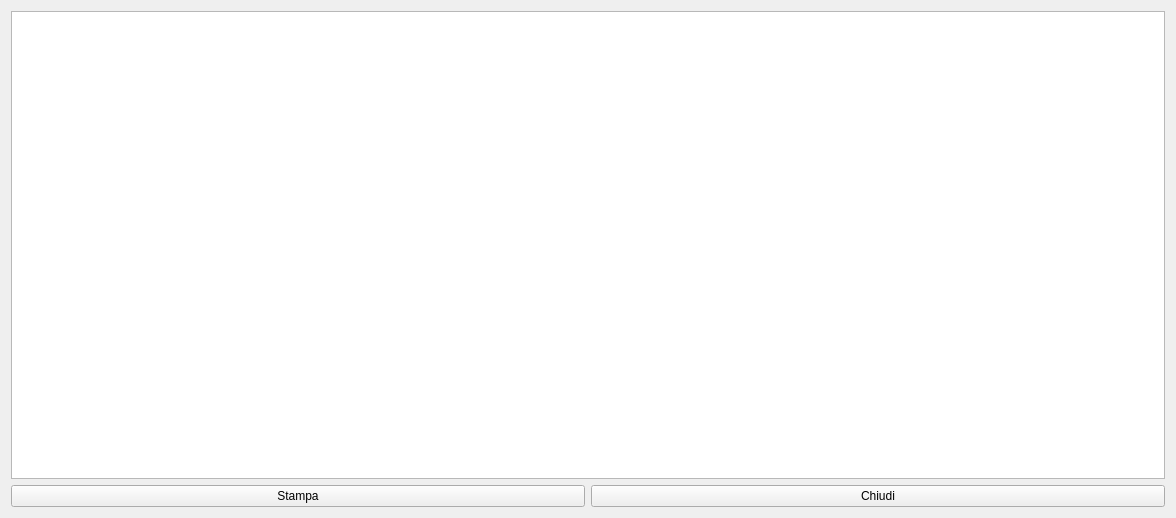
<?xml version="1.0" encoding="UTF-8"?>
<ui version="4.0">
 <class>FTPrint</class>
 <widget class="QWidget" name="FTPrint">
  <property name="geometry">
   <rect>
    <x>0</x>
    <y>0</y>
    <width>1176</width>
    <height>518</height>
   </rect>
  </property>
  <property name="windowTitle">
   <string>Stampa</string>
  </property>
  <property name="windowIcon">
   <iconset resource="resources.qrc">
    <normaloff>:/resources/icons/print-icon.png</normaloff>:/resources/icons/print-icon.png</iconset>
  </property>
  <layout class="QVBoxLayout" name="verticalLayout">
   <item>
    <widget class="QTextEdit" name="teDoc"/>
   </item>
   <item>
    <layout class="QHBoxLayout" name="horizontalLayout">
     <item>
      <widget class="QPushButton" name="pbPrint">
       <property name="text">
        <string>Stampa</string>
       </property>
       <property name="icon">
        <iconset resource="resources.qrc">
         <normaloff>:/resources/icons/Printer-icon.png</normaloff>:/resources/icons/Printer-icon.png</iconset>
       </property>
       <property name="iconSize">
        <size>
         <width>32</width>
         <height>32</height>
        </size>
       </property>
      </widget>
     </item>
     <item>
      <widget class="QPushButton" name="pbClose">
       <property name="text">
        <string>Chiudi</string>
       </property>
       <property name="icon">
        <iconset resource="resources.qrc">
         <normaloff>:/resources/icons/Actions-window-close-icon.png</normaloff>:/resources/icons/Actions-window-close-icon.png</iconset>
       </property>
       <property name="iconSize">
        <size>
         <width>32</width>
         <height>32</height>
        </size>
       </property>
      </widget>
     </item>
    </layout>
   </item>
  </layout>
 </widget>
 <resources>
  <include location="resources.qrc"/>
 </resources>
 <connections/>
</ui>
